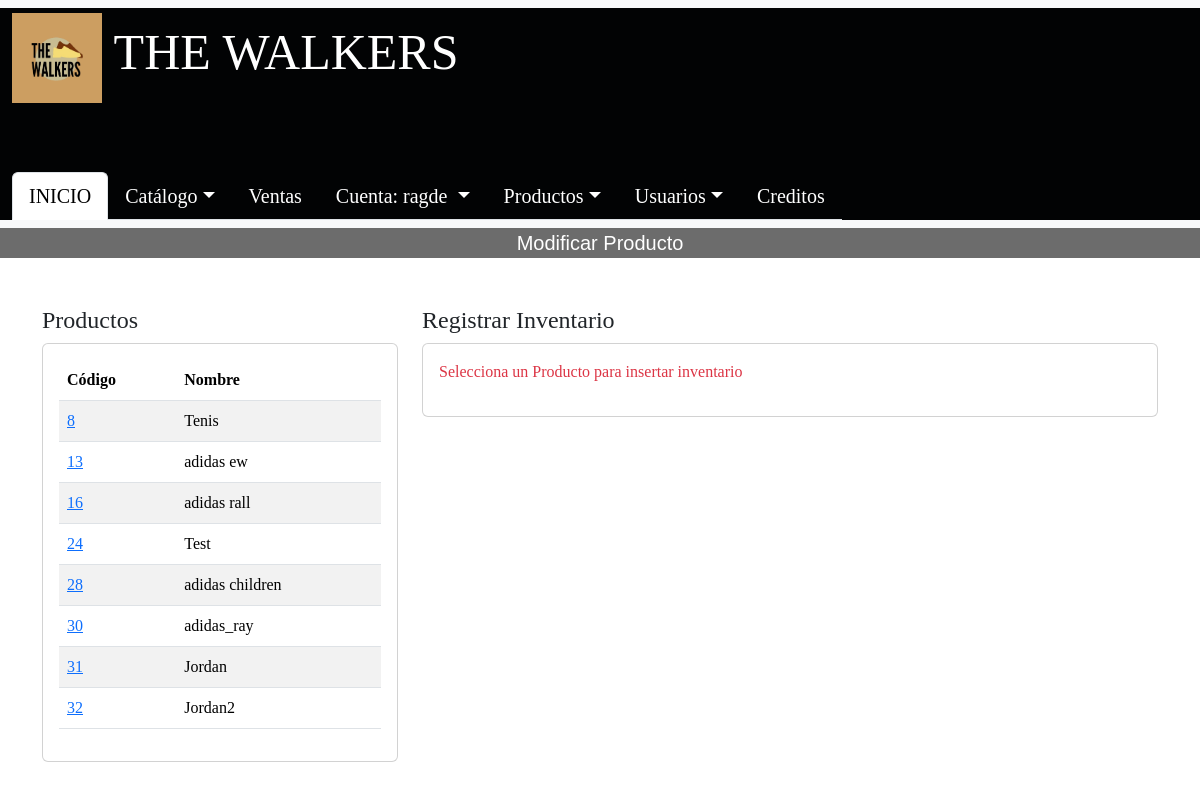
The page /Administrador/admin/CRUD_PRODUCTOS/registrar_inventario.php (signed in) on the database as committed earlier.
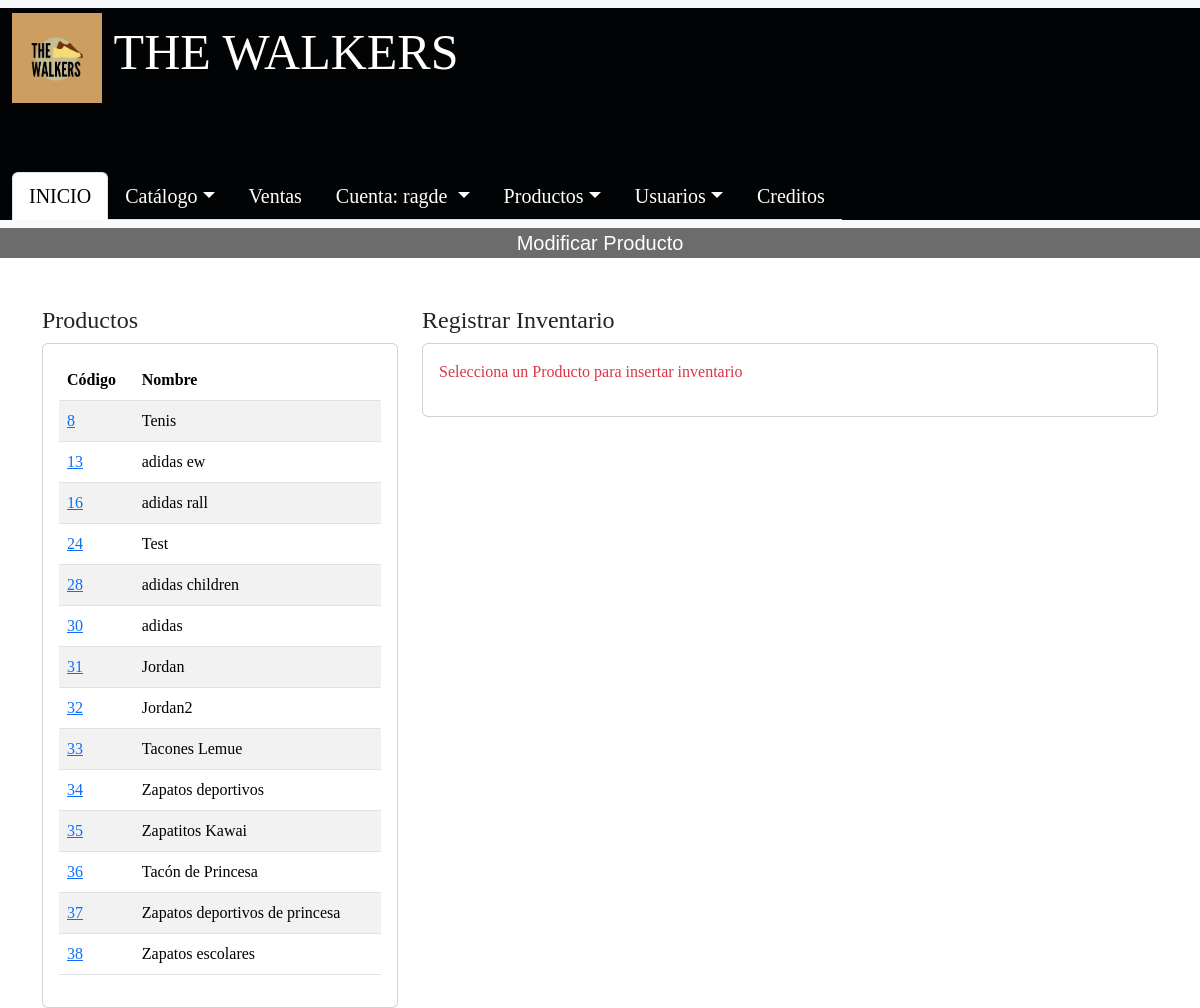
The same page on the database as committed later.
### tables this page shows
CREATE TABLE `producto` (
  `cod_producto` int(11) NOT NULL,
  `nombre_producto` varchar(50) NOT NULL,
  `descripcion` varchar(200) NOT NULL,
  `imagen` varchar(1000) NOT NULL,
  `marca` varchar(20) NOT NULL,
  `cod_categoriaf` int(11) NOT NULL
);

### Administrador/admin/CRUD_PRODUCTOS/registrar_inventario.php (the view, shortened to what the changed rows need)
<?php
include '../../conexionBD.php';
$query_productos = "SELECT cod_producto, nombre_producto FROM producto";
$result_productos = $conn->query($query_productos);
?>
<!DOCTYPE html>
<html lang="en">
<head>
    <link rel="stylesheet" href="../../bootstrap-5.3.3-dist/css/bootstrap.min.css">
</head>
<body style="font-family: 'Franklin Gothic Medium', 'cursive';">
    <div class="container mt-5">
        <div class="row">
            <div class="col-md-4">
                <div class="card">
                    <div class="card-body">
                        <table class="table table-striped">
                            <thead>
                                <tr>
                                    <th>Código</th>
                                    <th>Nombre</th>
                                </tr>
                            </thead>
                            <tbody>
                                <?php while ($row = $result_productos->fetch_assoc()) { ?>
                                <tr>
                                    <td><a href="?cod_producto=<?php echo $row['cod_producto']; ?>"><?php echo $row['cod_producto']; ?></a></td>
                                    <td><?php echo $row['nombre_producto']; ?></td>
                                </tr>
                                <?php } ?>
                            </tbody>
                        </table>
                    </div>
                </div>
            </div>
        </div>
    </div>
</body>
</html>

Rows that differ between the two databases and show on the page:
changed producto id 30: nombre_producto "adidas_ray" → "adidas"
added producto: cod_producto "33", nombre_producto "Tacones Lemue"
added producto: cod_producto "34", nombre_producto "Zapatos deportivos"
added producto: cod_producto "35", nombre_producto "Zapatitos Kawai"
added producto: cod_producto "36", nombre_producto "Tacón de Princesa"
added producto: cod_producto "37", nombre_producto "Zapatos deportivos de princesa"
added producto: cod_producto "38", nombre_producto "Zapatos escolares"
